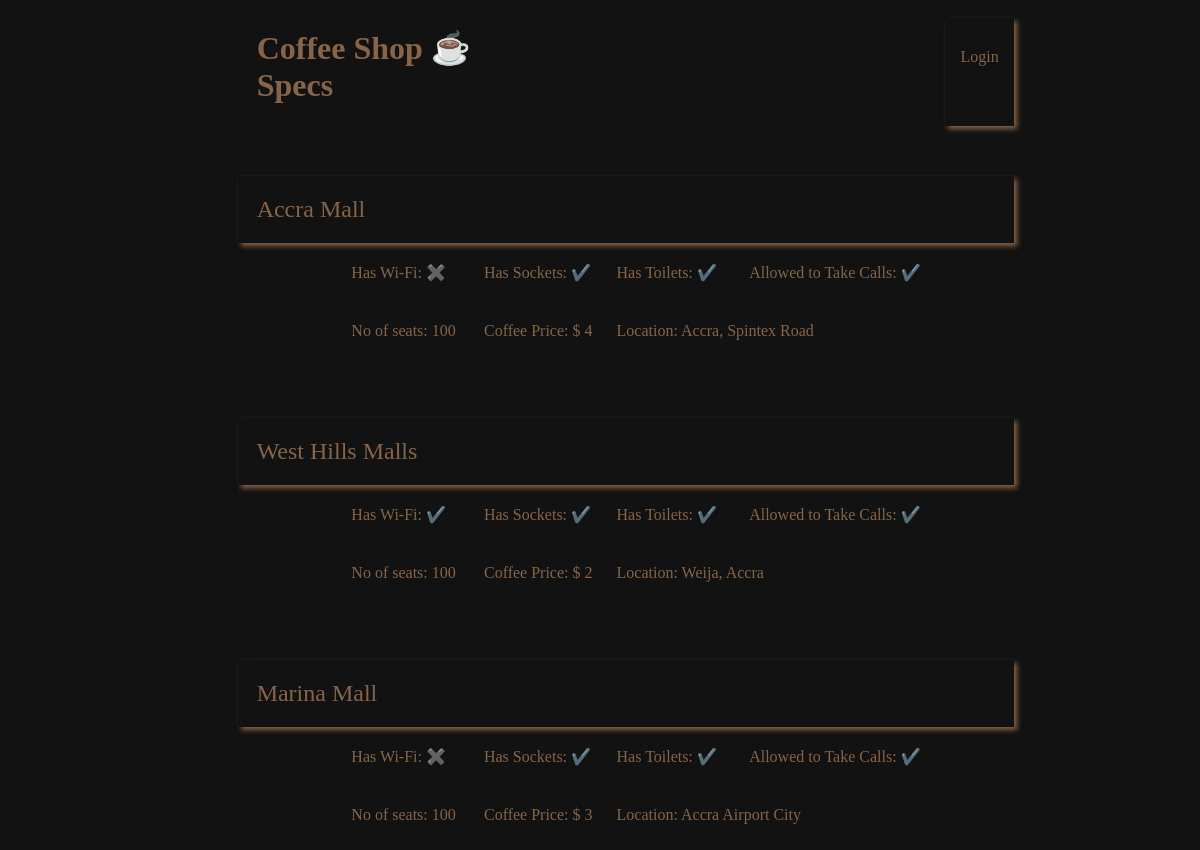
The page / on the database its author committed.
### main.py (models this page shows)
class Cafe(db.Model):
    id = db.Column(db.Integer, primary_key=True)
    name = db.Column(db.String(250), unique=True, nullable=False)
    map_url = db.Column(db.String(500), nullable=False)
    img_url = db.Column(db.String(500), nullable=False)
    location = db.Column(db.String(250), nullable=False)
    has_sockets = db.Column(db.Boolean(250), nullable=False)
    has_toilet = db.Column(db.Boolean(250), nullable=False)
    has_wifi = db.Column(db.Boolean(250), nullable=False)
    can_take_calls = db.Column(db.Boolean(250), nullable=False)
    seats = db.Column(db.String(250), nullable=False)
    coffee_price = db.Column(db.String(250), nullable=False)
    poster_id = db.Column(db.Integer, db.ForeignKey("user.id"))
    poster = relationship("User", back_populates="cafes")

### main.py (the view)
@app.route('/')
def home():
    all_cafes = db.session.query(Cafe).all()[::-1]
    return render_template("index.html", cafe_list=all_cafes, current_user=current_user)

### templates/index.html (shortened to what this page needs)
<!DOCTYPE html>
<html>
<head>
    <link href="{{ url_for('static', filename='styles.css') }}" rel="stylesheet">
</head>
<body>
    <div class="heading">
        <h1>Coffee Shop ☕ Specs</h1>
        <div class="heading-buttons">
            {% if current_user.is_authenticated: %}
            <a class="anchor-top" href="{{ url_for('logout') }}">Logout</a>
            <a class="anchor-top" href="{{ url_for('add') }}">Add</a>
            {% else: %}
            <a class="anchor-top" href="{{ url_for('login') }}">Login</a>
            {% endif %}
        </div>
    </div>
    {% for cafe in cafe_list %}
    <div class="parent">
        <a class="child-main" href="{{ url_for('details', cafe_id=cafe.id) }}">
            <span>{{cafe.name}}</span>
        </a>
        <div class="child">
            {% set wifi = "✖️" %}
            {% set sockets = "✖️" %}
            {% set toilets = "✖️" %}
            {% if cafe.has_wifi %}
            {% set wifi = "✔️" %}
            {% endif %}
            {% if cafe.has_sockets %}
            {% set sockets = "✔️" %}
            {% endif %}
            {% if cafe.has_toilet %}
            {% set toilets = "✔️" %}
            {% endif %}
            {% if cafe.can_take_calls %}
            {% set calls = "✔️" %}
            {% endif %}
            <span class="col-1">Has Wi-Fi: {{wifi}}</span>
            <span class="col-2">Has Sockets: {{sockets}}</span>
            <span class="col-3">Has Toilets: {{toilets}}</span>
            <span class="col-4">Allowed to Take Calls: {{calls}}</span>
        </div>
        <div class="child">
            <span class="col-5">No of seats: {{cafe.seats}}</span>
            <span class="col-6">Coffee Price: {{cafe.coffee_price}}</span>
            <span class="col-7">Location: {{cafe.location}}</span>
        </div>
    </div>
    <br>
    {% endfor %}
</body>
</html>

### static/styles.css (style rules this page uses)
html { color-scheme: dark; }
body { color: #876445; }
h1 { margin-left: 20%; }
.heading { width: 80%; height: auto; padding-right: 5%; padding-left: 5%; padding-bottom: 30px; display: flex; flex-direction: row; justify-content: space-between; }
.heading-buttons { width: 50%; height: auto; display: flex; flex-direction: row-reverse; }
.anchor-top { width: 15%; height: auto; text-align: center; padding-top: 30px; margin-top: 10px; margin-left: 5%; box-shadow: 3px 3px 5px #876445; }
.parent { width: 80%; height: auto; padding-right: 5%; padding-left: 5%; padding-top: 20px; padding-bottom: 20px; display: flex; flex-direction: column; justify-content: space-evenly; align-items: flex-end; }
.child-main { width: 80%; height: auto; font-size: 1.5rem; padding-left: 2%; padding-top: 20px; padding-bottom: 20px; box-shadow: 3px 3px 5px #876445; }
.child { width: 70%; height: auto; padding-left: 2%; padding-top: 20px; padding-bottom: 20px; display: flex; justify-content: space-between; }
.col-1 { flex-basis: 20%; }
.col-2 { flex-basis: 20%; }
.col-3 { flex-basis: 20%; }
.col-4 { flex-basis: 40%; }
.col-5 { flex-basis: 20%; }
.col-6 { flex-basis: 20%; }
.col-7 { flex-basis: 60%; }
a:link, a:visited, a:focus { text-decoration: none; color: #876445; }

### rows shown on the page
Cafe: name "Accra Mall", wifi "✖️", sockets "✔️", toilets "✔️", calls "✔️", seats "100", coffee_price "$ 4", location "Accra, Spintex Road"
Cafe: name "West Hills Malls", wifi "✔️", sockets "✔️", toilets "✔️", calls "✔️", seats "100", coffee_price "$ 2", location "Weija, Accra"
Cafe: name "Marina Mall", wifi "✖️", sockets "✔️", toilets "✔️", calls "✔️", seats "100", coffee_price "$ 3", location "Accra Airport City"
